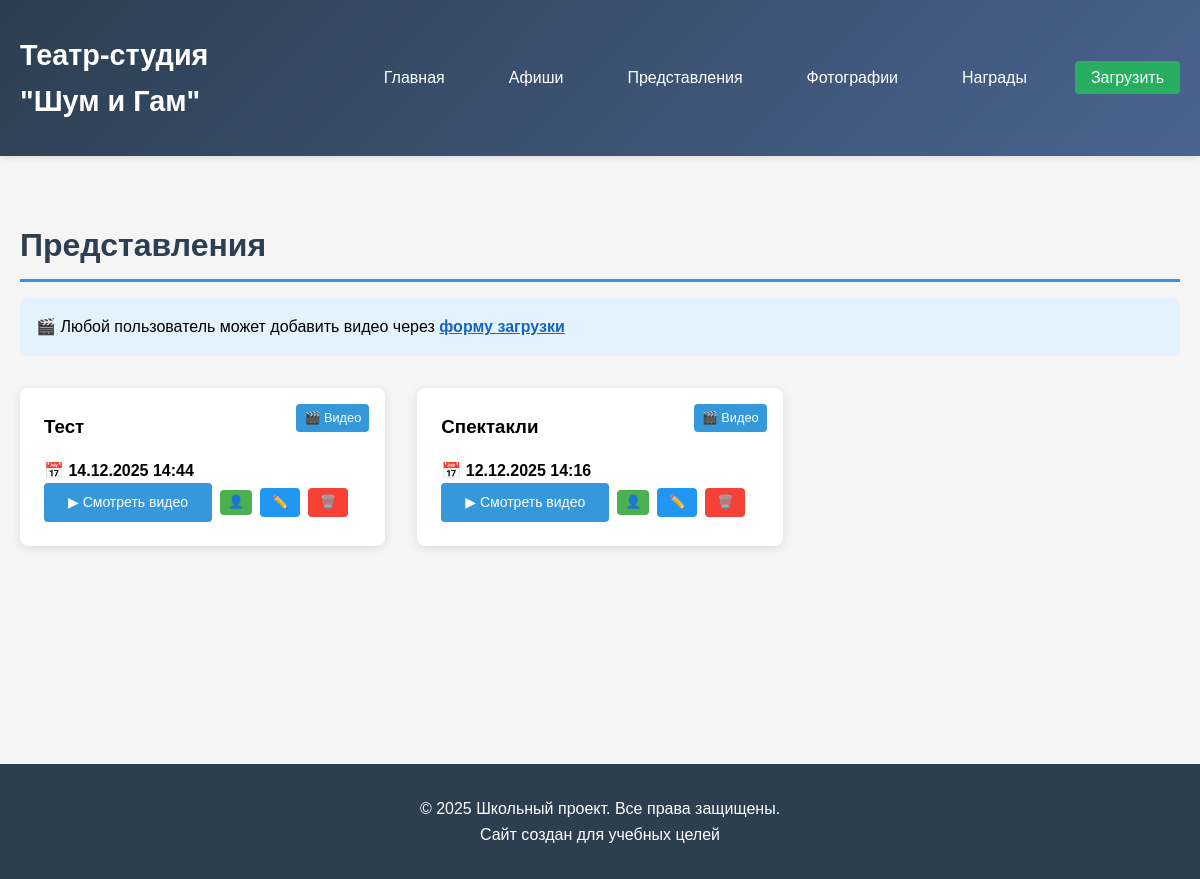
The page /performances/ on the database as committed earlier.
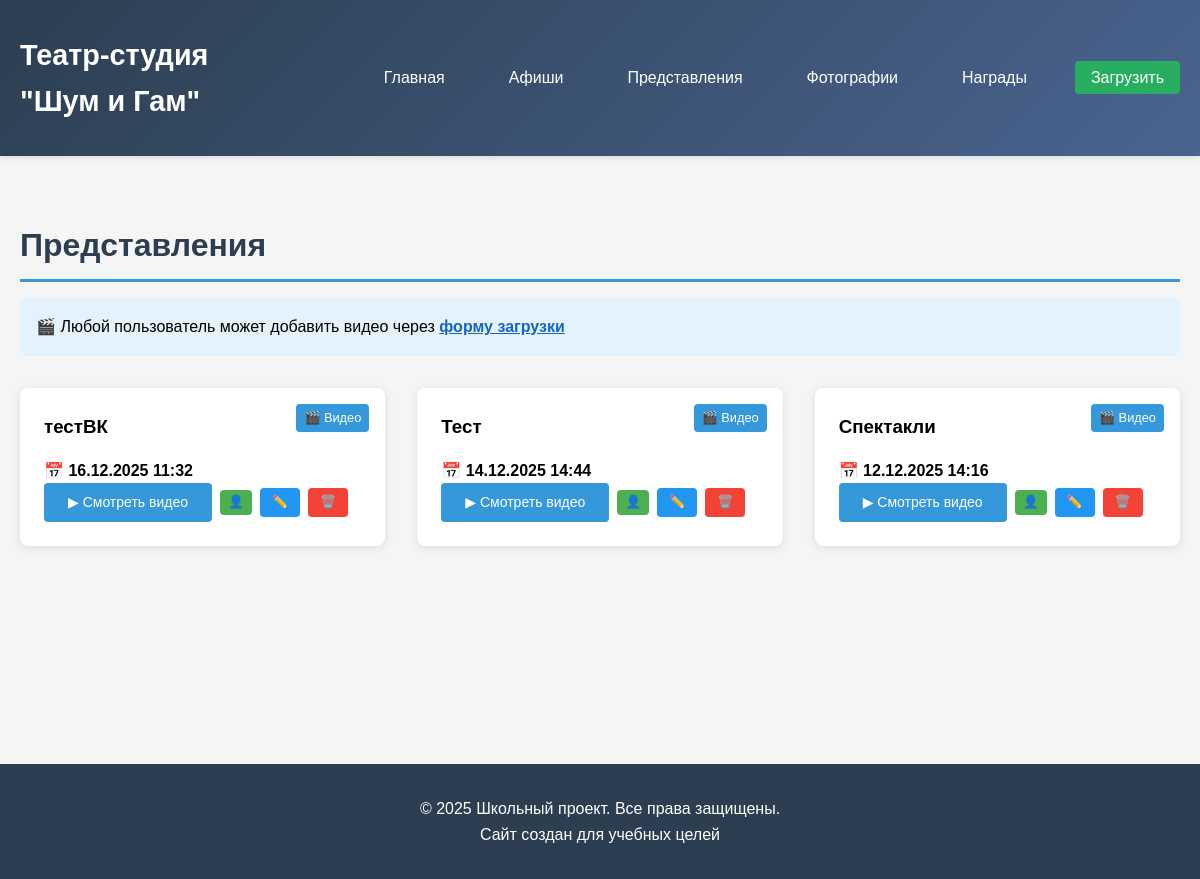
The same page on the database as committed later.
### culture/models.py (models this page shows, shortened)
class UserUpload(models.Model):
    TYPE_CHOICES = [
        ('photo', 'Фотография'),
        ('video', 'Видео'),
        ('poster', 'Афиша'),
        ('award', 'Награда'),
    ]
    upload_type = models.CharField(max_length=10, choices=TYPE_CHOICES)
    title = models.CharField(max_length=200)
    description = models.TextField(blank=True)
    category = models.ForeignKey(Category, on_delete=models.SET_NULL, null=True, blank=True)
    image = models.ImageField(upload_to='user_uploads/images/', blank=True, null=True)
    video = models.FileField(upload_to='user_uploads/videos/', blank=True, null=True)
    youtube_url = models.URLField(blank=True, null=True)
    created_at = models.DateTimeField(default=timezone.now)
    def is_user_upload(self):
        return True

### culture/views.py (the view)
# urls.py: path('performances/', views.performances_list, name='performances'),
def performances_list(request):
    official_performances = Performance.objects.all().order_by('-date')
    user_performances = UserUpload.objects.filter(upload_type='video').order_by('-created_at')
    all_performances = list(official_performances) + list(user_performances)
    return render(request, 'culture/performances.html', {'performances': all_performances})

### culture/templates/culture/performances.html (shortened to what this page needs)
{% extends 'culture/base.html' %}
{% block content %}
    <h1 class="section-title">Представления</h1>
    <div style="background: #e3f2fd; padding: 1rem; border-radius: 8px; margin-bottom: 1rem;">
        <p style="margin: 0;">🎬 Любой пользователь может добавить видео через <a href="{% url 'upload' %}" style="color: #1565c0; font-weight: bold;">форму загрузки</a></p>
    </div>
    <div class="grid">
        {% for performance in performances %}
        <div class="card">
            <div class="card-content">
                {% if performance.video_url or performance.video_file or performance.youtube_url %}
                <div style="position: absolute; top: 1rem; right: 1rem; background: #3498db; color: white; padding: 0.25rem 0.5rem; border-radius: 4px; font-size: 0.8rem;">
                    🎬 Видео
                </div>
                {% endif %}
                <h3>{{ performance.title }}</h3>
                <div style="margin-top: 1rem;">
                    <p><strong>📅
                        {% if performance.date %}
                            {{ performance.date|date:"d.m.Y H:i" }}
                        {% else %}
                            {{ performance.created_at|date:"d.m.Y H:i" }}
                        {% endif %}
                    </strong></p>
                    {% if performance.is_user_upload %}
                    <div style="display: flex; gap: 0.5rem; align-items: center;">
                        <a href="{% url 'performance_detail' performance.pk %}" class="btn">
                            ▶ Смотреть видео
                        </a>
                        <span style="background: #4caf50; color: white; padding: 2px 8px; border-radius: 4px; font-size: 0.8rem;">
                            👤
                        </span>
                        <a href="{% url 'edit_upload' performance.pk %}" style="background: #2196f3; color: white; padding: 0.25rem 0.75rem; border-radius: 4px; font-size: 0.8rem; text-decoration: none;">
                            ✏️
                        </a>
                        <a href="{% url 'delete_upload' performance.pk %}" style="background: #f44336; color: white; padding: 0.25rem 0.75rem; border-radius: 4px; font-size: 0.8rem; text-decoration: none;">
                            🗑️
                        </a>
                    </div>
                    {% else %}
                    <a href="{% url 'performance_detail' performance.pk %}" class="btn">
                        ▶ Смотреть видео
                    </a>
                    {% endif %}
                </div>
            </div>
        </div>
        {% empty %}
        <p>Представлений пока нет.</p>
        {% endfor %}
    </div>
{% endblock %}

Rows that differ between the two databases and show on the page:
added UserUpload: shows "🎬 Видео", title "тестВК", created_at "16.12.2025 11:32", shows "▶ Смотреть видео"
